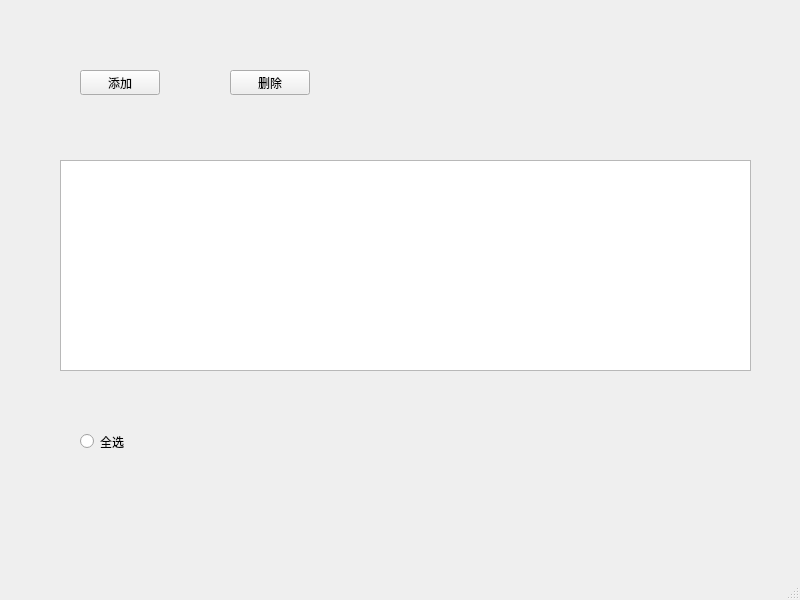
<?xml version="1.0" encoding="UTF-8"?>
<ui version="4.0">
 <class>MainWindow</class>
 <widget class="QMainWindow" name="MainWindow">
  <property name="geometry">
   <rect>
    <x>0</x>
    <y>0</y>
    <width>800</width>
    <height>600</height>
   </rect>
  </property>
  <property name="windowTitle">
   <string>MainWindow</string>
  </property>
  <widget class="QWidget" name="centralwidget">
   <widget class="QPushButton" name="addButton">
    <property name="geometry">
     <rect>
      <x>80</x>
      <y>70</y>
      <width>80</width>
      <height>25</height>
     </rect>
    </property>
    <property name="text">
     <string>添加</string>
    </property>
   </widget>
   <widget class="QPushButton" name="delButton">
    <property name="geometry">
     <rect>
      <x>230</x>
      <y>70</y>
      <width>80</width>
      <height>25</height>
     </rect>
    </property>
    <property name="text">
     <string>删除</string>
    </property>
   </widget>
   <widget class="QTableView" name="humanTable">
    <property name="geometry">
     <rect>
      <x>60</x>
      <y>160</y>
      <width>691</width>
      <height>211</height>
     </rect>
    </property>
   </widget>
   <widget class="QRadioButton" name="checkAllButton">
    <property name="geometry">
     <rect>
      <x>80</x>
      <y>430</y>
      <width>93</width>
      <height>23</height>
     </rect>
    </property>
    <property name="text">
     <string>全选</string>
    </property>
   </widget>
  </widget>
  <widget class="QMenuBar" name="menubar">
   <property name="geometry">
    <rect>
     <x>0</x>
     <y>0</y>
     <width>800</width>
     <height>22</height>
    </rect>
   </property>
  </widget>
  <widget class="QStatusBar" name="statusbar"/>
 </widget>
 <resources/>
 <connections/>
</ui>
